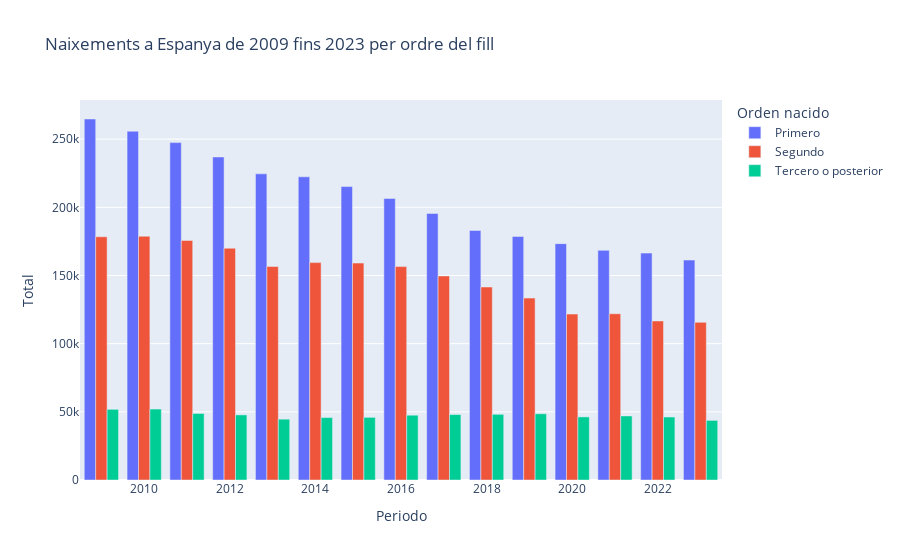

The cell this chart's notebook holds for it:
### Code cell
datos2009_2023 = data[(data['Periodo'].between(2009,2023)) 
                      & (data['Edad de la madre'].notna()) 
                      & (data['Edad de la madre'] == 'Todas las edades') 
                      & (data['Orden del nacido vivo'] != 'Todos') 
                      & (data['Nacional y Comunidades autónomas'] == 'Total Nacional')].copy()
#valor=data['Orden del nacido vivo'].unique()
#print(valor)

def categorizar_nacimienot(posicion):
    if posicion == 'Primero':
        return 'Primero'
    elif posicion == 'Segundo':
        return 'Segundo'
    elif posicion in ['Tercero', 'Cuarto', 'Quinto', 'Sexto', 'Séptimo', 'Octavo', 'Noveno', 'Décimo y más']:
        return 'Tercero o posterior'
    
datos2009_2023['Orden nacido'] = datos2009_2023['Orden del nacido vivo'].apply(categorizar_nacimienot)
datos_filtrados = datos2009_2023.groupby(['Periodo','Orden nacido'])['Total'].sum().reset_index()

px.bar(datos_filtrados, x='Periodo', y='Total', color='Orden nacido',barmode = "group",title='Naixements a Espanya de 2009 fins 2023 per ordre del fill')

### Figure 1 — Plotly figure (JSON) as saved in the notebook; plotly's stock layout.template omitted (floating-point values rounded to 4 significant figures)
{"data": [{"alignmentgroup": "True", "hovertemplate": "Orden nacido=Primero<br>Periodo=%{x}<br>Total=%{y}<extra></extra>", "legendgroup": "Primero", "marker": {"color": "#636efa", "pattern": {"shape": ""}}, "name": "Primero", "offsetgroup": "Primero", "orientation": "v", "showlegend": true, "textposition": "auto", "type": "bar", "x": [2009, 2010, 2011, 2012, 2013, 2014, 2015, 2016, 2017, 2018, 2019, 2020, 2021, 2022, 2023], "xaxis": "x", "y": [264774, 255786, 247454, 236913, 224542, 222367, 215239, 206479, 195504, 183043, 178617, 173360, 168441, 166405, 161309], "yaxis": "y"}, {"alignmentgroup": "True", "hovertemplate": "Orden nacido=Segundo<br>Periodo=%{x}<br>Total=%{y}<extra></extra>", "legendgroup": "Segundo", "marker": {"color": "#EF553B", "pattern": {"shape": ""}}, "name": "Segundo", "offsetgroup": "Segundo", "orientation": "v", "showlegend": true, "textposition": "auto", "type": "bar", "x": [2009, 2010, 2011, 2012, 2013, 2014, 2015, 2016, 2017, 2018, 2019, 2020, 2021, 2022, 2023], "xaxis": "x", "y": [178398, 178794, 175709, 169990, 156567, 159446, 159108, 156524, 149685, 141555, 133413, 121685, 121936, 116651, 115622], "yaxis": "y"}, {"alignmentgroup": "True", "hovertemplate": "Orden nacido=Tercero o posterior<br>Periodo=%{x}<br>Total=%{y}<extra></extra>", "legendgroup": "Tercero o posterior", "marker": {"color": "#00cc96", "pattern": {"shape": ""}}, "name": "Tercero o posterior", "offsetgroup": "Tercero o posterior", "orientation": "v", "showlegend": true, "textposition": "auto", "type": "bar", "x": [2009, 2010, 2011, 2012, 2013, 2014, 2015, 2016, 2017, 2018, 2019, 2020, 2021, 2022, 2023], "xaxis": "x", "y": [51825, 51995, 48836, 47745, 44606, 45782, 45943, 47580, 47992, 48179, 48587, 46270, 47003, 46195, 43725], "yaxis": "y"}], "layout": {"barmode": "group", "legend": {"title": {"text": "Orden nacido"}, "tracegroupgap": 0}, "title": {"text": "Naixements a Espanya de 2009 fins 2023 per ordre del fill"}, "xaxis": {"anchor": "y", "domain": [0, 1], "title": {"text": "Periodo"}}, "yaxis": {"anchor": "x", "domain": [0, 1], "title": {"text": "Total"}}}}
